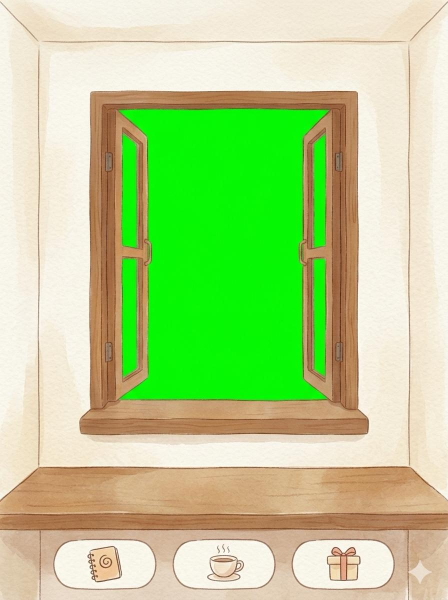
#> input picture src/room.jpg, 896 x 1200 px, found by its file name (shown at 1/2 size)
$ python build_room3.py ../src/room.jpg
#> lines starting #> are read from the running program, lines starting #| are printed output that depends on the picture; after the words box and inside, x2 and y2 are one past the last pixel; in counts of white or black regions, pixels touching at a corner belong together
"""Room drawn by Vi (src/room.jpg, 896x1200, green screen in the window) -> the 714x1280 scene.
Upper band (window + sill) is scaled 1.168 so the frame lands where the old one was (sill props keep
their places); the desk + buttons band is scaled to the full width. Also cuts the weather pill and the
plate from the old painting (they are not in the new room).
Writes work/out/scene_<w>.webp, sky_mask.png, room_mask.png, stars_mask.png, assets/pill.png, plate.png."""
import cv2, numpy as np, sys, os
from PIL import Image
G = sys.argv[1]; OUT = f'{G}/work/out'; W, H = 714, 1280
src = np.array(Image.open(f'{G}/src/room.jpg').convert('RGB')).astype(np.float32)
SH_, SW_ = src.shape[:2]
# ---- key out the green (opening + pane glass)
r, g, b = src[..., 0], src[..., 1], src[..., 2]
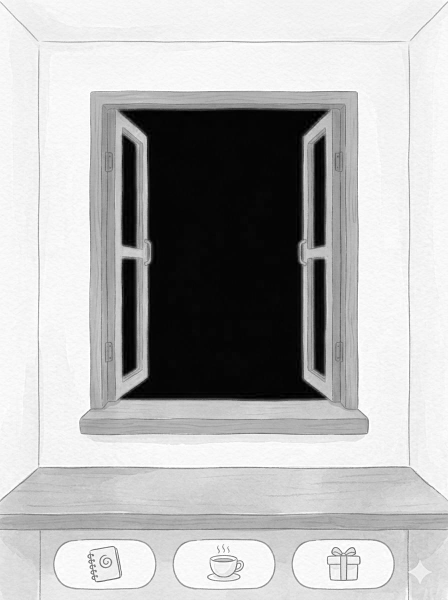
#> r: shape (1200, 896) float32 (shown at 1/2 size); min 0, max 255, mean 180.1
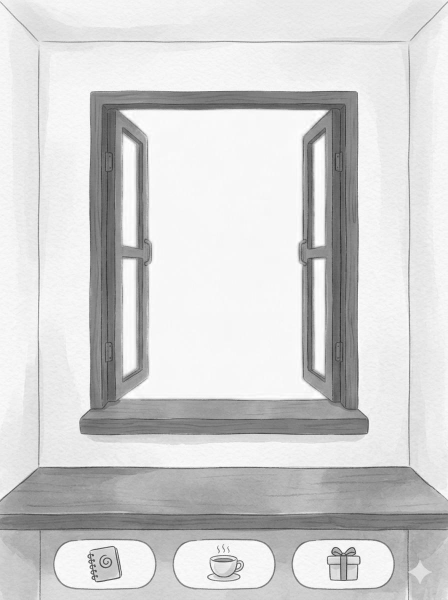
#> g: shape (1200, 896) float32 (shown at 1/2 size); min 28, max 255, mean 209.7
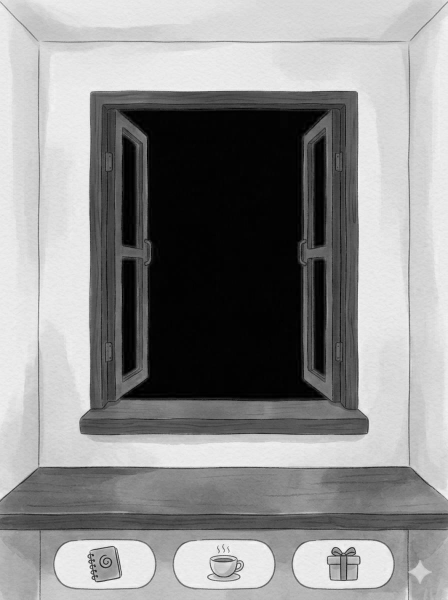
#> b: shape (1200, 896) float32 (shown at 1/2 size); min 0, max 250, mean 142.6
key = np.clip((g - np.maximum(r, b) - 40) / 60, 0, 1)            # 1 = green screen
# despill: pull green fringe back to the wood
spill = np.clip(g - np.maximum(r, b), 0, None)
near = cv2.dilate((key > 0.05).astype(np.uint8), np.ones((7, 7), np.uint8)) > 0
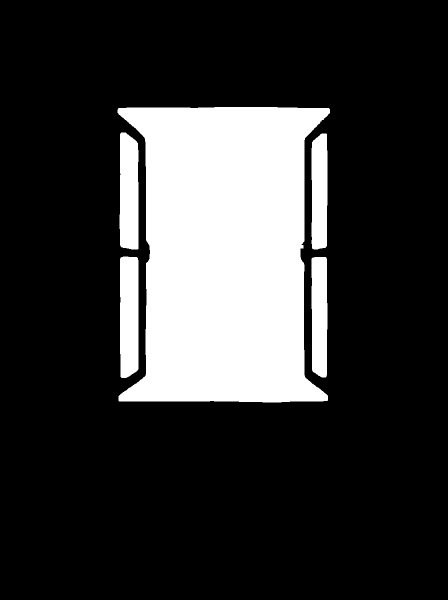
#> near: shape (1200, 896) bool (shown at 1/2 size); 20.9% white; 5 white regions, box (x1, y1, x2, y2) and area: (235, 214, 660, 805) 193054, (240, 513, 277, 756) 8699, (239, 265, 277, 499) 8290, (623, 514, 655, 755) 7229, (623, 267, 655, 499) 6956
src_d = src.copy(); src_d[..., 1] = np.where(near, np.minimum(g, (r + b) / 2 + 8), g)
# ---- piecewise mapping: dest y -> source (x scale, y)
SU = 1.168; OY = 182 * SU - 140                                     # frame top 182 -> 140
LOW0 = 930; SL = W / SW_                                            # lower band from source row 930
low_top = H - (SH_ - LOW0) * SL                                     # dest row where the lower band starts
dst = np.zeros((H, W, 3), np.float32); va = np.zeros((H, W), np.float32)
def remap(img, mx, my):
    return cv2.remap(img, mx.astype(np.float32), my.astype(np.float32), cv2.INTER_LINEAR, borderMode=cv2.BORDER_REPLICATE)
yy, xx = np.mgrid[0:H, 0:W].astype(np.float32)
sill_bot_d = 866 * SU - OY                                          # ~939
# upper: y <= sill bottom at SU; between sill bottom and low_top stretch the plain wall rows 866..LOW0
sy = np.where(yy <= sill_bot_d, (yy + OY) / SU, 866 + (yy - sill_bot_d) / (low_top - sill_bot_d) * (LOW0 - 866))
sx = (xx + 165.0) / SU
upper = remap(src_d, sx, sy); upper_k = remap(key, sx, sy)
ly = LOW0 + (yy - low_top) / SL; lx = xx / SL
lower = remap(src_d, lx, ly); lower_k = remap(key, lx, ly)
#> in remap (call 3), `return cv2.remap(img, mx.astype(np.float32), my.astype(np.float32), cv..`:
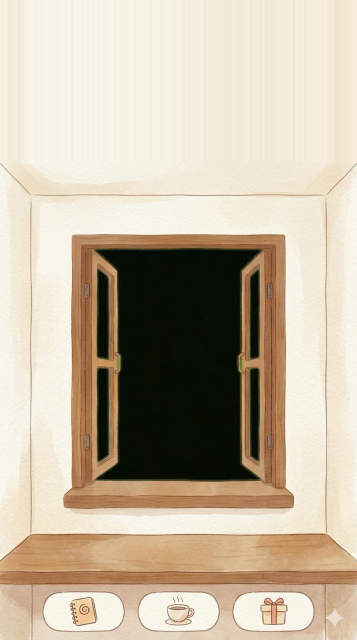
#> returned value: shape (1280, 714, 3) float32 (shown at 1/2 size); mean of channels 0, 1, 2 196.7, 183.5, 162.7; drawn as R, G, B
m = (yy >= low_top)[..., None]
dst = np.where(m, lower, upper); va = np.where(m[..., 0], lower_k, upper_k)
#> after `dst = np.where(m, lower, upper)`:
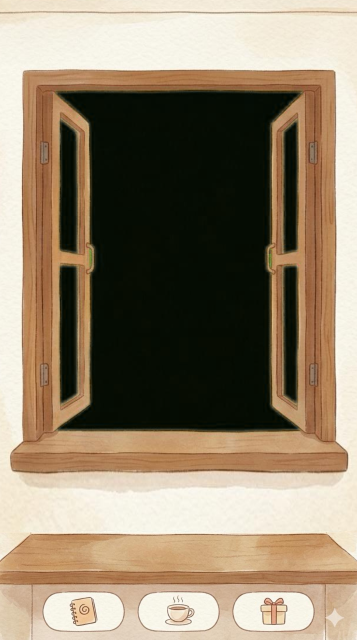
#> dst: shape (1280, 714, 3) float32 (shown at 1/2 size); mean R, G, B 147.8, 132, 109.7
#> after `dst = np.where(m, lower, upper)`:
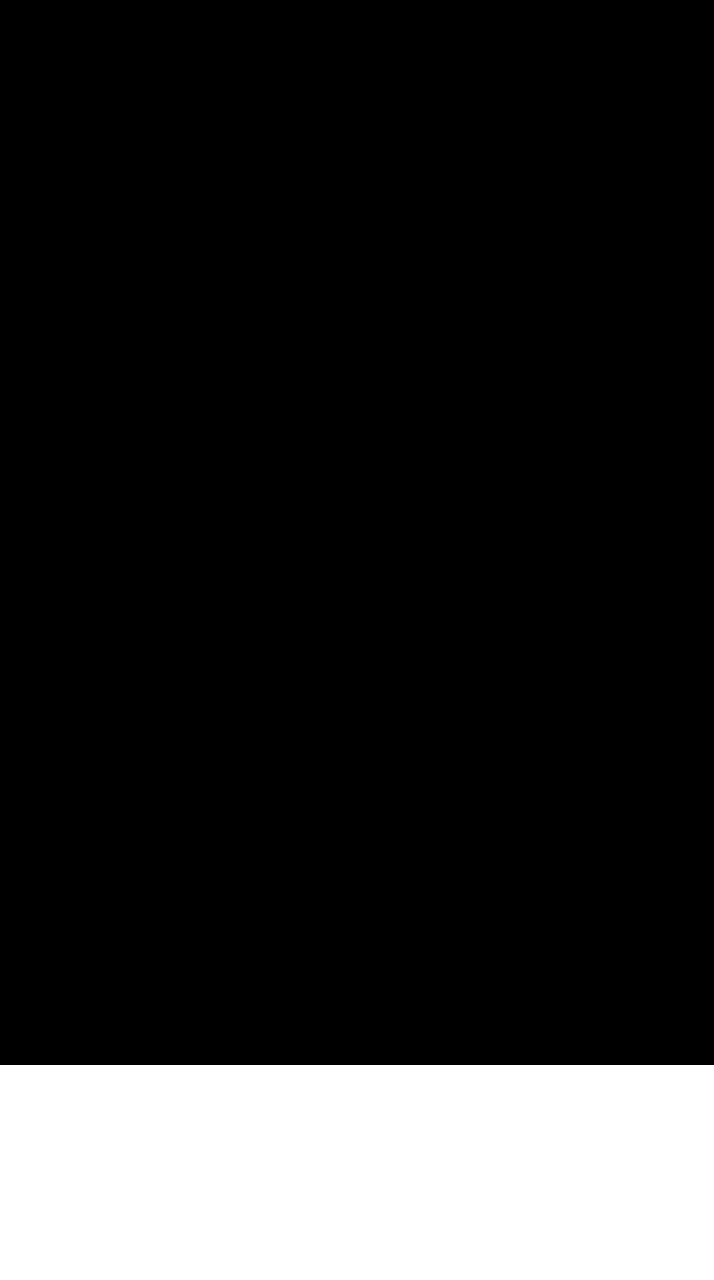
#> m: shape (1280, 714, 1) bool; 16.8% white; 1 white region, box (x1, y1, x2, y2) and area: (0, 1065, 714, 1280) 153510
# small blend over 6 rows at the seam
s0 = int(low_top)
for i in range(-3, 4):
    y = s0 + i; t = (i + 3) / 6
    dst[y] = upper[y] * (1 - t) + lower[y] * t
#> dst: shape (1280, 714, 3) float32; 0.39% of pixels changed, all inside (x1, y1, x2, y2) = (0, 1062, 714, 1067)
# the Gemini star in the lower right corner of Vi's drawing: copy the cabinet from the left
dst[1195:1280, 640:714] = dst[1195:1280, 0:74][:, ::-1]
#> dst: shape (1280, 714, 3) float32; mean R, G, B 147.8, 132, 109.7
room = dst
print('lower band starts at', round(low_top), 'sill bottom', round(sill_bot_d))
#| lower band starts at 1065 sill bottom 939

# ---- views (same placement as before)
def load_view(w):
    p = f'{G}/src/view_{w}.jpg'
    return Image.open(p).convert('RGB') if os.path.exists(p) else None
x0, x1, bottom = 100, 656, 906
def place_view(img):
    v = img.resize((x1 - x0, round((x1 - x0) * img.height / img.width)), Image.LANCZOS)
    canvas = np.zeros((H, W, 3)); y0 = bottom - v.height
    canvas[max(0, y0):bottom, x0:x1] = np.array(v)[max(0, -y0):]
    return canvas
view_a = cv2.GaussianBlur(va, (3, 3), 0)
for w in ['sunset', 'rain', 'night']:
    v = place_view(load_view(w)); a = view_a[..., None]
#> (the run stopped early here; a loop or call above may not have finished)

$ run again, with src/alley_rain_night.jpg copied over src/room.jpg
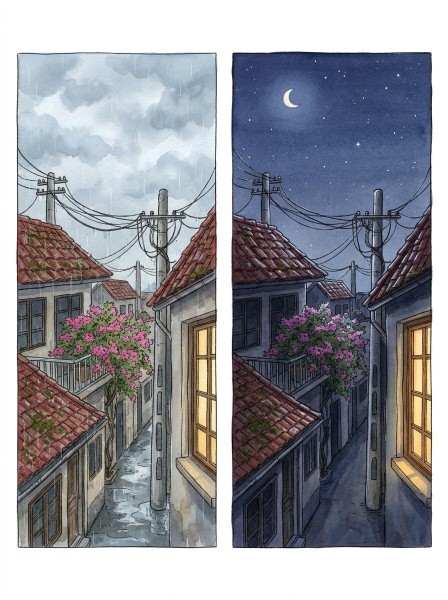
#> input picture src/alley_rain_night.jpg, 896 x 1200 px, found by its file name (shown at 1/2 size)
#> key: shape (1200, 896) float32; every value is 0
#> near: shape (1200, 896) bool; every value is 0
#> in remap (call 3), `return cv2.remap(img, mx.astype(np.float32), my.astype(np.float32), cv..`:
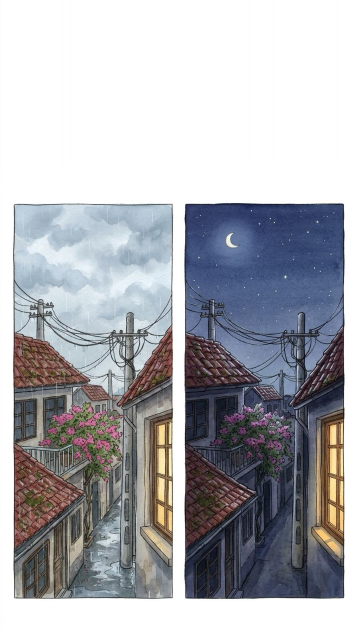
#> returned value: shape (1280, 714, 3) float32 (shown at 1/2 size); mean of channels 0, 1, 2 175, 175.8, 180.8; drawn as R, G, B
#> m: shape (1280, 714, 1) bool; 16.8% white; 1 white region, box (x1, y1, x2, y2) and area: (0, 1065, 714, 1280) 153510
#> after the loop `for i in range(-3, 4):`:
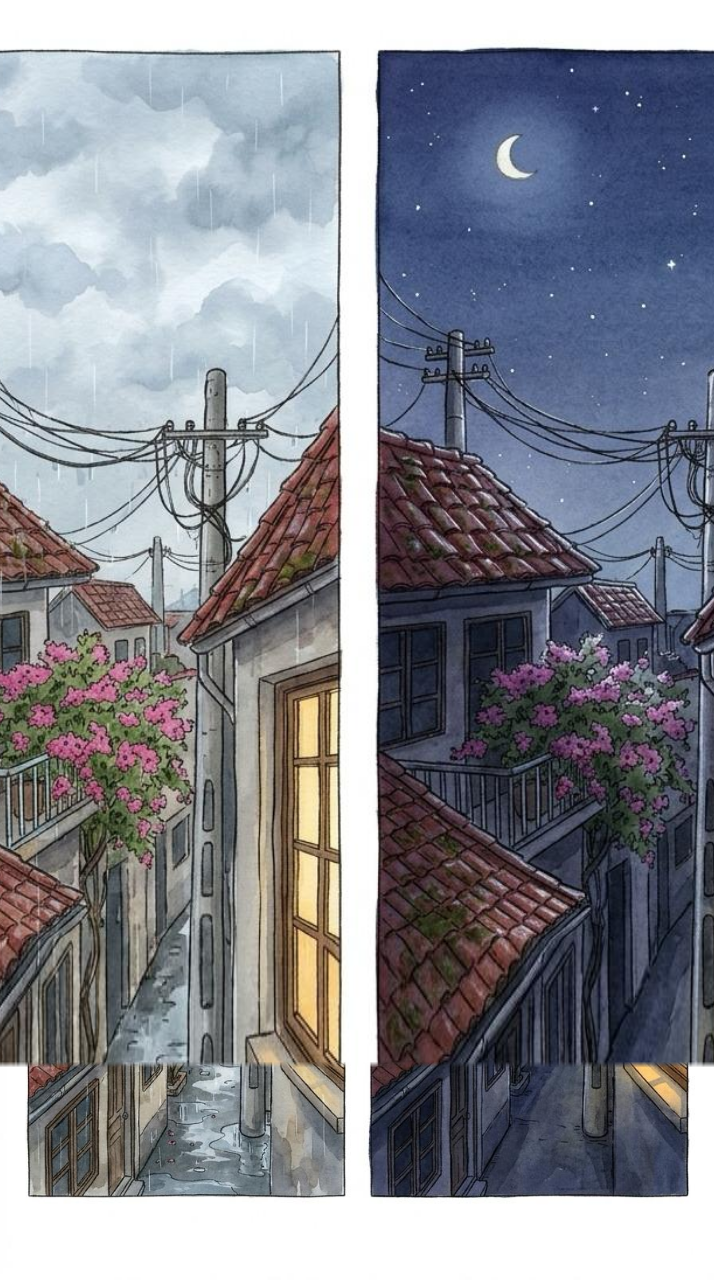
#> dst: shape (1280, 714, 3) float32; mean R, G, B 131.7, 133.9, 142.5
#| lower band starts at 1065 sill bottom 939

$ run again, with src/animals.jpg copied over src/room.jpg
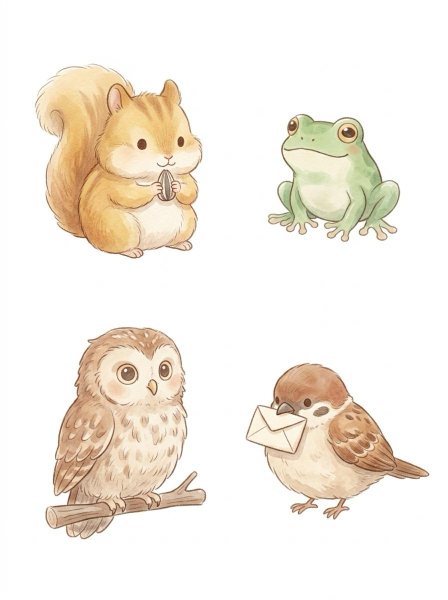
#> input picture src/animals.jpg, 896 x 1200 px, found by its file name (shown at 1/2 size)
#> key: shape (1200, 896) float32; every value is 0
#> `spill = np.clip(g - np.maximum(r, b), 0, None)`:
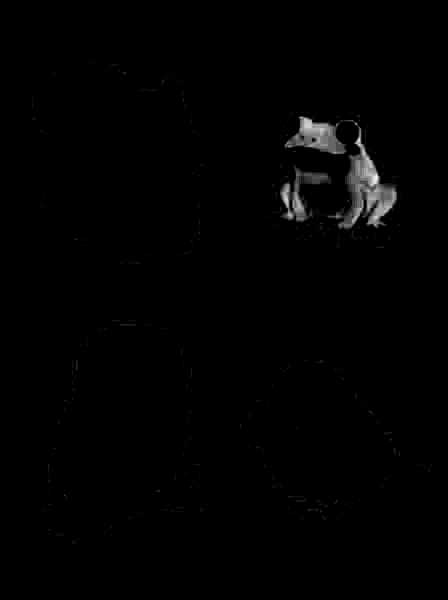
#> spill: shape (1200, 896) float32 (shown at 1/2 size); min 0, max 30, mean 0.3; drawn with min black and max white
#> near: shape (1200, 896) bool; every value is 0
#> m: shape (1280, 714, 1) bool; 16.8% white; 1 white region, box (x1, y1, x2, y2) and area: (0, 1065, 714, 1280) 153510
#> after the loop `for i in range(-3, 4):`:
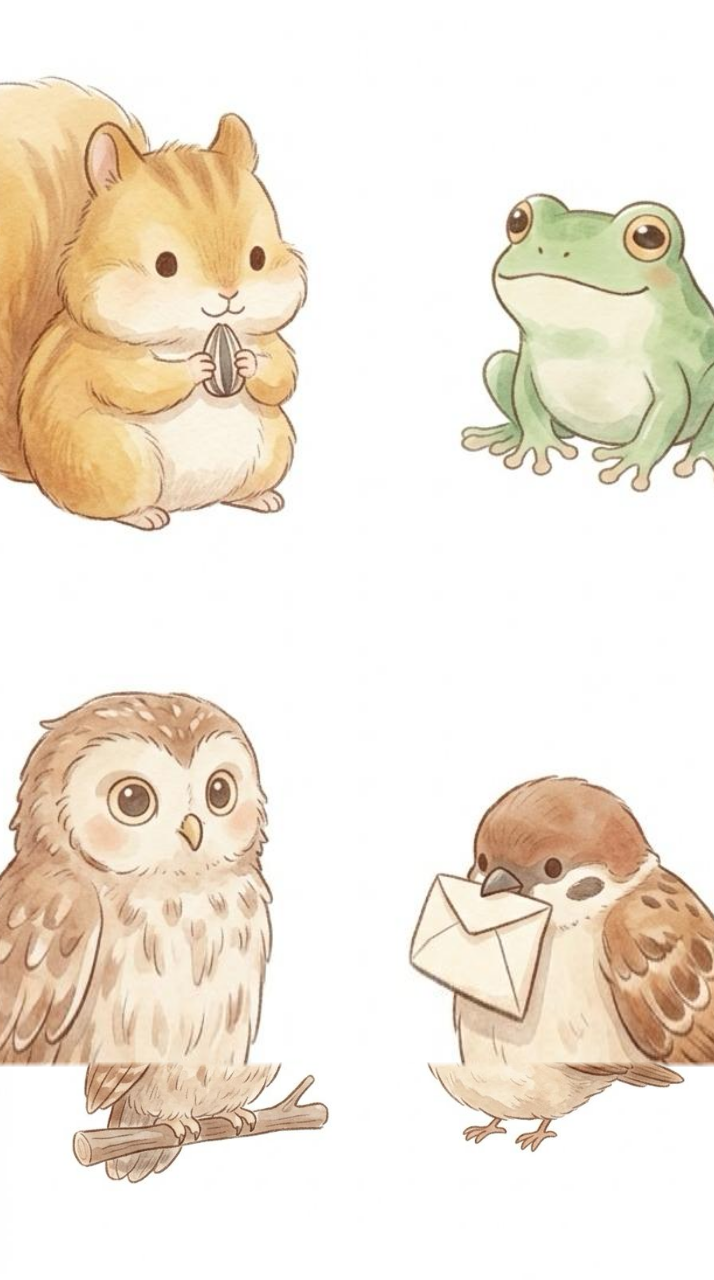
#> dst: shape (1280, 714, 3) float32; mean R, G, B 241.6, 231.6, 217.8
#| lower band starts at 1065 sill bottom 939
